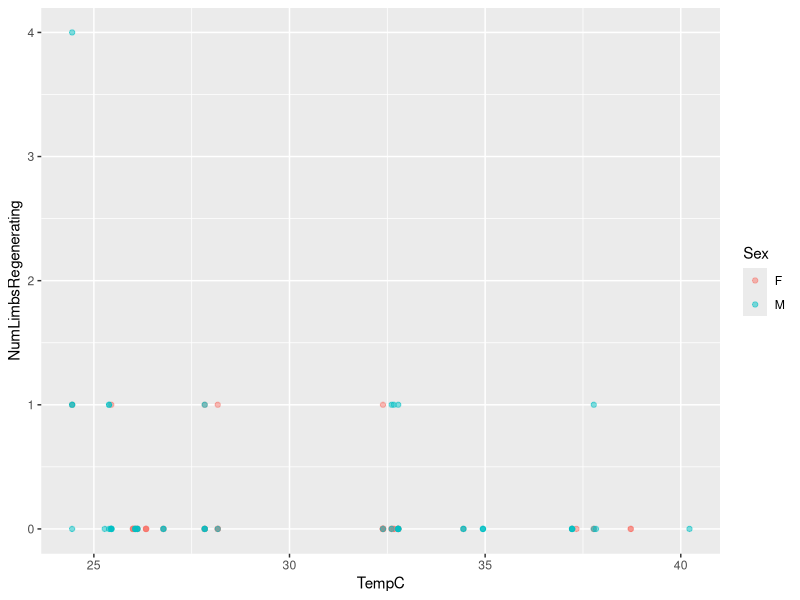

Write the R code that produced this figure.
## ---- chunk 1
library(tidyverse)

data <- read_csv("raw_data/data.csv")

## ---- chunk 2
ggplot(data, aes(x = TempC, y = NumLimbsRegenerating))+
  geom_point(aes(color = Sex), alpha = .5) 
